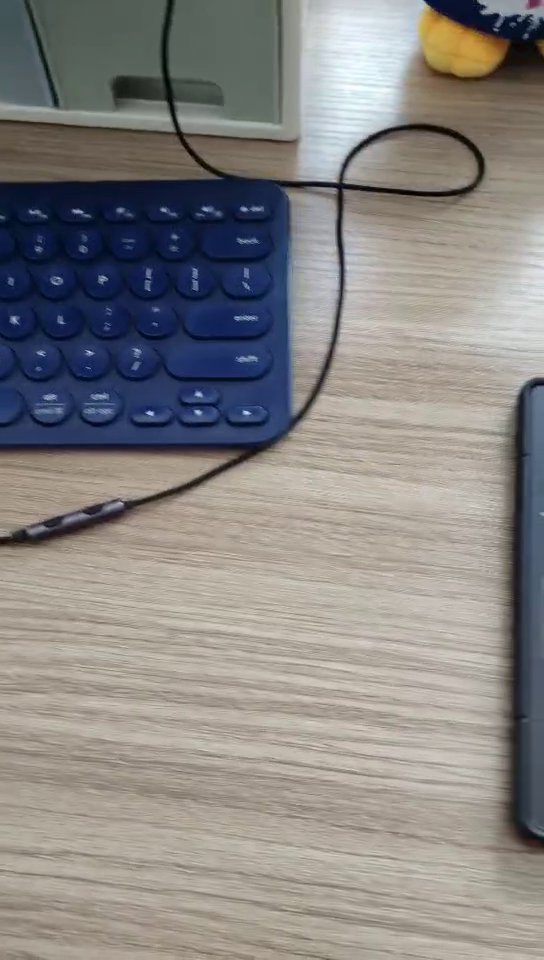
//> input picture frame 31 of svmresource/vedio/2.mp4, 544 x 960 px
$ ./svmpredict   (built with g++ and OpenCV 4)
//> lines starting //> are read from the running program, lines starting //| are printed output that depends on the picture; after the words box and inside, x2 and y2 are one past the last pixel; in counts of white or black regions, pixels touching at a corner belong together
#include <iostream>
#include <opencv2/opencv.hpp>

std::string trainfile = "D:/Business/DemoTEST/CPP/opencv-svm/svmresource/hog_train.xml";
std::string videofile = "D:/Business/DemoTEST/CPP/opencv-svm/svmresource/vedio/2.mp4";

void hog_deal(cv::Mat& src, std::vector<float>& dst)
{
	//定义Hog，输入图像必须能被2整除
	cv::HOGDescriptor hog;
	//获取默认的值 64 * 128
	int imgwidth = hog.winSize.width;
	int imgheight = hog.winSize.height;

	int h = src.rows;
	int w = src.cols;
	float rate = (float)imgwidth / w;

	cv::Mat tmpsrc, gray;
	//变换图像为64 * 128的大小
	cv::resize(src, tmpsrc, cv::Size(imgwidth, int(rate*h)));
	//灰度转换
	cv::cvtColor(tmpsrc, gray, cv::COLOR_BGR2GRAY);

	//为了保证源图的比例，如果图片大于64*128，就截取roi区域
	//如果小于64*128就填充，保证图片信息不会丢失
	cv::Mat result = cv::Mat::zeros(cv::Size(imgwidth, imgheight), CV_8UC1);
	//新建Mat填充127灰度
	result = cvScalar(127);
	cv::Rect roi;
	roi.x = 0;
	roi.width = imgwidth;
	roi.y = (imgheight - gray.rows) / 2;
	roi.height = gray.rows;

	gray.copyTo(result(roi));
	//计算描述子，一般窗口步长都用Size(8,8)就是8*8
	hog.compute(result, dst, cv::Size(8, 8), cv::Size(0, 0));
}

int main(int argc, char** argv)
{
	cv::Mat frame;
	cv::Mat gray;

	cv::Mat tmpsrc;

	//加载训练文件
	cv::Ptr<cv::ml::SVM> svm = cv::ml::SVM::load(trainfile);

	try
	{
		//读取视频文件
		cv::VideoCapture video;
		video.open(videofile);
		if (!video.isOpened())
		{
			printf("could not read video...");
			getchar();
			return -1;
		}

		cv::Mat kernel = cv::getStructuringElement(cv::MORPH_RECT, cv::Size(3, 3));

		int rectcount = 0;
		int predict = 0;
		//读取图像每一帧
		while (video.read(frame))
		{
//> frame is the input picture: 960 rows x 544 cols, CV_8UC3; mean B, G, R 131, 133.2, 135.9
			//对图像进行缩放
			cv::resize(frame, frame, cv::Size(0, 0), 0.8, 0.8);
//> frame: 768 rows x 435 cols, CV_8UC3
			//高斯模糊
			cv::GaussianBlur(frame, gray, cv::Size(3, 3), 0.5, 0.5);
			//转为灰度图
			cv::cvtColor(gray, gray, CV_BGR2GRAY);
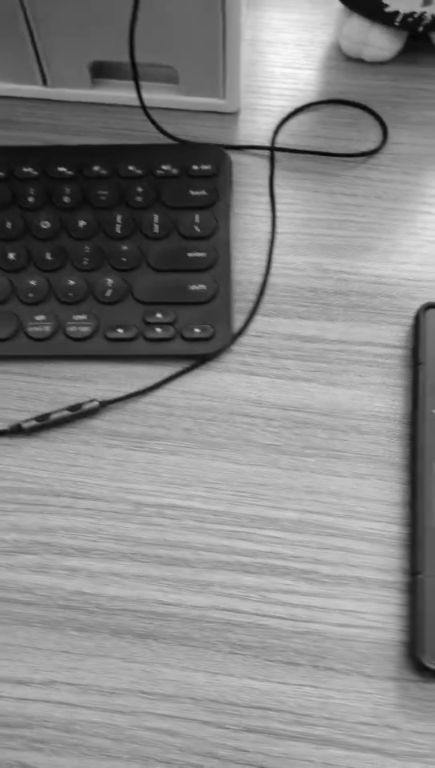
//> gray: 768 rows x 435 cols, CV_8UC1; min 4, max 253, mean 133.7
			//图像二值化操作
			cv::threshold(gray, gray, 0, 255, cv::THRESH_BINARY | cv::THRESH_OTSU);
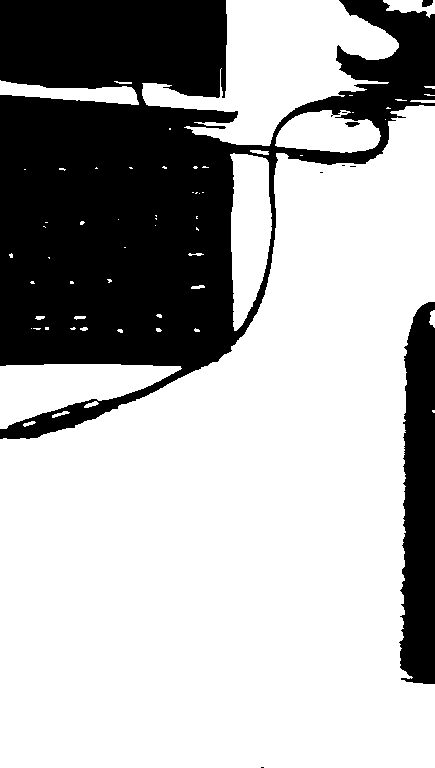
//> gray: 768 rows x 435 cols, CV_8UC1; 68.5% white; 9 black regions (5 under 20 px), largest, box (x1, y1, x2, y2) and area: (0, 0, 435, 439) 93854, (399, 302, 435, 684) 11278, (422, 0, 433, 7) 64, (345, 122, 360, 127) 53
			//形态学闭操作
			cv::morphologyEx(gray, gray, CV_MOP_CLOSE, kernel);
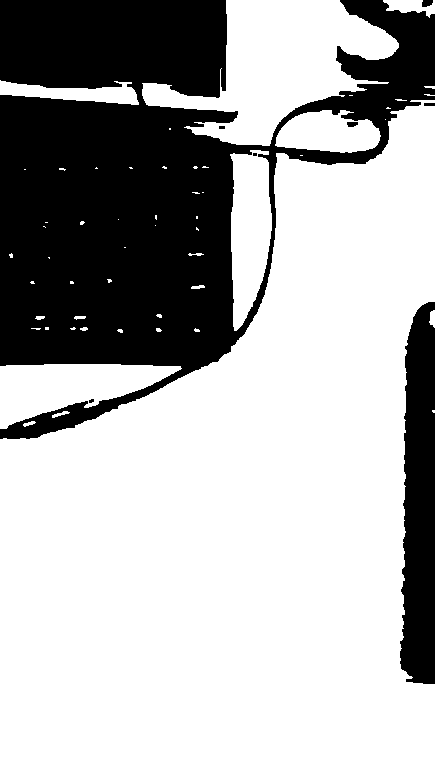
//> gray: 768 rows x 435 cols, CV_8UC1; 68.6% white; 8 black regions (3 under 20 px)

			//寻找轮廓
			std::vector<std::vector<cv::Point>> contours;
		    //hierarchy:可选的输出向量(std::vector)，包含了图像的拓扑信息，
			//作为轮廓数量的表示hierarchy包含了很多元素，
			//每个轮廓contours[i]对应hierarchy中hierarchy[i][0]~hierarchy[i][3],
			//分别表示后一个轮廓，前一个轮廓，父轮廓，内嵌轮廓的索引，
			//如果没有对应项，则相应的hierarchy[i]设置为负数。
			std::vector<cv::Vec4i> hierarchy;
			cv::findContours(gray, contours, hierarchy, CV_RETR_CCOMP,
				CV_CHAIN_APPROX_SIMPLE);
//> contours = 58 contours, 42 with area under 20; largest, box (x1, y1, x2, y2) and area: (0, 100, 435, 768) 191204, (142, 0, 399, 146) 17542, (0, 364, 182, 429) 6504, (230, 150, 272, 331) 5424, (275, 110, 381, 153) 3220
			//遍历轮廓排除不可能的轮廓再分析
			for (size_t t = 0; t < contours.size(); t++) {
				//寻找最小矩形
				cv::RotatedRect currentrect = cv::minAreaRect(contours[t]);
				cv::Rect rect = currentrect.boundingRect();

				//判断有没有父轮廓，如果有，直接跳过，我们检测父轮廓
				if(hierarchy[t][2]>0) continue;

				//判断轮廓在图像中大于五分之一，小于五份之四的轮廓为检测轮廓
				int width = frame.cols / 5 * 4;
				int height = frame.rows / 5 * 4;
				int width2 = frame.cols - width;
				int height2 = frame.rows - height;

				if (rect.width < width && rect.height < height
					&& rect.width>width2 && rect.width>height2
					&& rect.x > 0 && rect.y > 0
					&& rect.x + rect.width < frame.cols
					&& rect.y + rect.height < frame.rows)
				{
					rectcount++;//记录疑似需要预测的个数
					tmpsrc = frame(rect);
					std::vector<float> fv;

					try
					{
						//HOG处理
						hog_deal(tmpsrc, fv);
						cv::Mat one_row = cv::Mat::zeros(cv::Size(fv.size(), 1), CV_32FC1);
						for (int i = 0; i < fv.size(); i++) {
							one_row.at<float>(0, i) = fv[i];
						}
						//进行svm的预测
						float result = svm->predict(one_row);
						printf("result:%f\n", result);
						//当结果大于0说明预测匹配到了，画上矩形
						if (result > 0)
						{
							predict++;//记录匹配个数
							cv::rectangle(frame, rect, cv::Scalar(0, 0, 255), 3, 8, 0);
						}
					}
					catch (const std::exception& exception)
					{
						printf("predict error:%s\n", exception.what());
					}
				}
			}
//> this loop made 58 passes
//> (currentrect, rect) on passes 1 to 9: (centre (28.9, 423.2), size (12.4, 3.2), angle -15.9, Rect(22, 420, 15, 8)), (centre (60.2, 413.5), size (17.7, 3.3), angle -15.9, Rect(51, 409, 20, 10)), (centre (433, 411), size (2, 2), angle -90, Rect(432, 410, 3, 3)), (centre (90.4, 394.3), size (182.5, 63), angle -1.5, Rect(-2, 360, 186, 70)), (centre (91, 400.5), size (6.7, 4.5), angle -26.6, Rect(87, 397, 10, 9)), (centre (119.5, 330.5), size (3, 5), angle -90, Rect(117, 329, 6, 4)), (centre (196.5, 329.5), size (3, 5), angle -90, Rect(194, 328, 6, 4)), (centre (158.5, 329.5), size (3, 5), angle -90, Rect(156, 328, 6, 4)), (centre (35.5, 328.5), size (1, 9), angle -90, Rect(31, 328, 10, 2))
//> after the loop, rectcount = 0; predict = 0
			printf("rectcount:%d,predictcount:%d\n", rectcount, predict);
//| rectcount:0,predictcount:0
			cv::imshow("kindle detection", frame);
			char c = cv::waitKey(10);
//> the Esc key is pressed
			if (c == 27)
			{
				break;
			}
		}
		video.release();
		cv::waitKey(0);
		return 0;
//> (the program exits here)

$ run again, starting later in the video
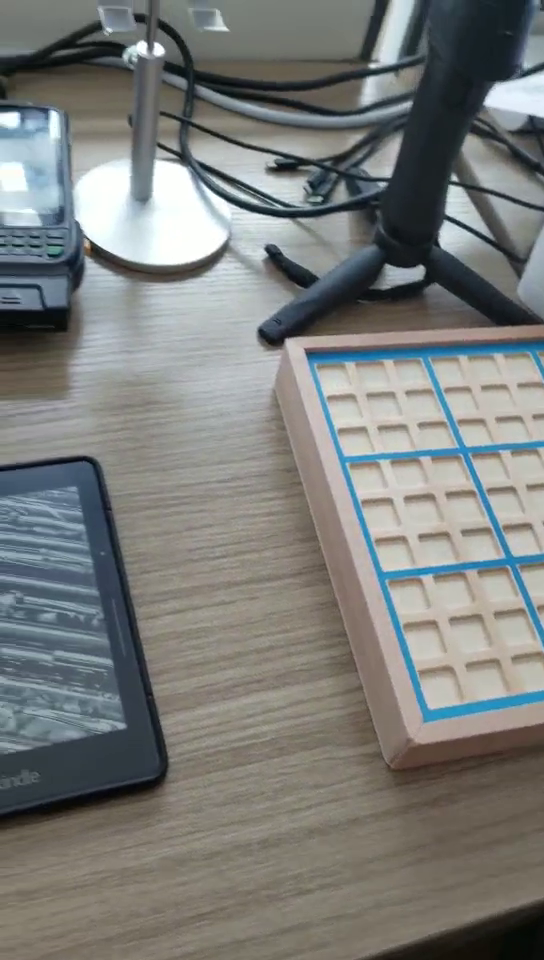
//> input picture frame 143 of svmresource/vedio/2.mp4, 544 x 960 px
//> frame is the input picture: 960 rows x 544 cols, CV_8UC3; mean B, G, R 122.3, 124.6, 122.5
//> frame: 768 rows x 435 cols, CV_8UC3
//> `cv::morphologyEx(gray, gray, CV_MOP_CLOSE, kernel);`:
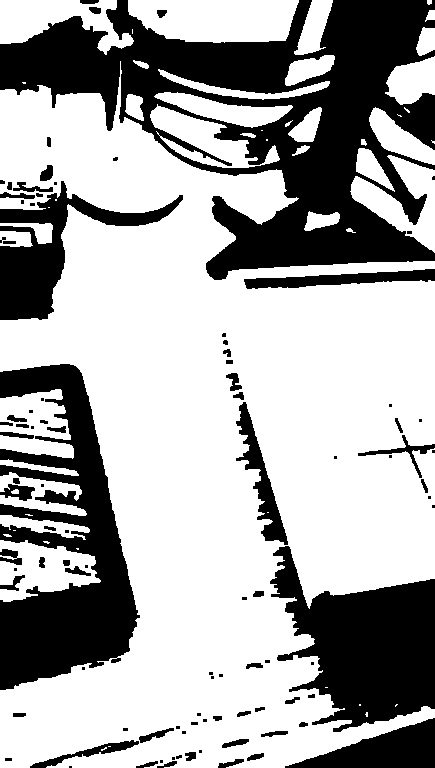
//> gray: 768 rows x 435 cols, CV_8UC1; 66.1% white; 99 black regions (40 under 20 px)
//> contours = 130 contours, 51 with area under 20; largest, box (x1, y1, x2, y2) and area: (0, 61, 435, 768) 183000, (128, 0, 299, 43) 6046, (0, 540, 101, 602) 3694, (0, 0, 134, 55) 3666, (0, 389, 74, 459) 3432
//> the loop `for (size_t t = 0; t < contours.size(); t++)` made 130 passes
//> (currentrect, rect, rectcount, result) on pass 61: (centre (242.8, 86.3), size (22.7, 171.6), angle -86, Rect(156, 68, 175, 37), 1, -1.08e+09)
//> (printed output is left out)
//> after the loop `for (size_t t = 0; t < contours.size(); t++)`:
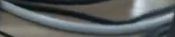
//> tmpsrc: 37 rows x 175 cols, CV_8UC3; mean B, G, R 95.4, 95.3, 90.8
//> after the loop `for (size_t t = 0; t < contours.size(); t++)`: rectcount = 1; predict = 0
//| rectcount:1,predictcount:0
